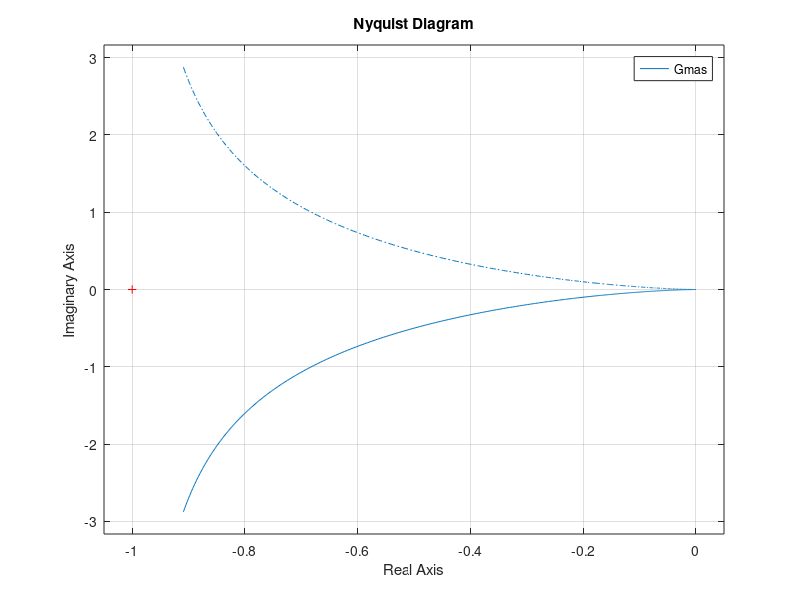

Write the MATLAB code that produced this figure. (Note: this script raises an error after producing the figure.)
% Controle Digital
% Analise de estabilidade relativa de sistemas em MF por criterio de Nyquist:
%
% Bruno Teixeira, DELT/UFMG, 2/5/2017

close all; clear all; clc;

% FT em MA analogico: G(jw)
num = [1];
den = conv([1 0],[1 1]);
Gmas = tf(num, den)

% Margem de ganho e de fase do sistema analogico:
[Gm, Pm, Wcg, Wcp] = margin(Gmas)

% FT em MA amostrado: G(e^jw)
T = 0.1;
Gmad = c2d(Gmas, T, 'zoh')
[numz, denz, T] = tfdata(Gmad,'v');
roots(numz), roots(denz)

% Margem de ganho e de fase do sistema amostrado:
[Gm, Pm, Wcg, Wcp] = margin(Gmad)

% Diagramas de Nyquist:
figure; 
nyquist(Gmas); hold on; plotcircle(0,0,1,'k')
nyquist(Gmad); axis([-1.6 0 -1 1])